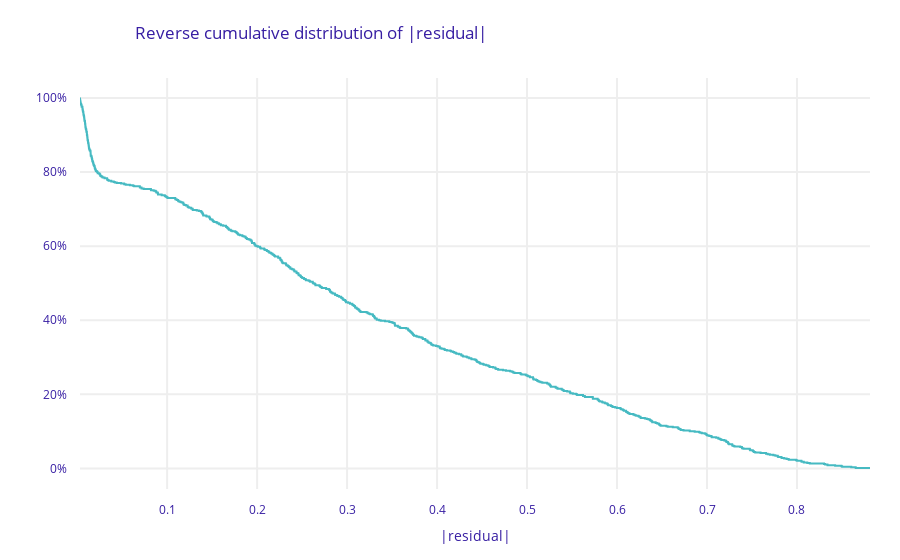

Notebook cell for this chart:
### Code cell
exp3.model_performance(model_type="classification").plot()

### Figure 1 — Plotly figure (JSON) as saved in the notebook; plotly's stock layout.template omitted (floating-point values rounded to 4 significant figures; data arrays with more than 128 entries replaced by an {"elided": "..."} marker saying what was removed)
{"data": [{"line": {"shape": "hv"}, "marker": {"color": "#46bac2"}, "name": "MLPClassifier", "type": "scatter", "x": {"elided": "675 float values"}, "y": {"elided": "675 float values"}}], "layout": {"font": {"color": "#371ea3"}, "margin": {"b": 71, "r": 30, "t": 78}, "title": {"text": "Reverse cumulative distribution of |residual|", "x": 0.15}, "xaxis": {"automargin": true, "fixedrange": true, "gridwidth": 2, "tickcolor": "white", "ticklen": 10, "ticks": "outside", "title": {"text": "|residual|"}, "type": "linear", "zeroline": false}, "yaxis": {"automargin": true, "fixedrange": true, "gridwidth": 2, "tickcolor": "white", "tickformat": ",.0%", "ticklen": 10, "ticks": "outside", "type": "linear", "zeroline": false}}}
